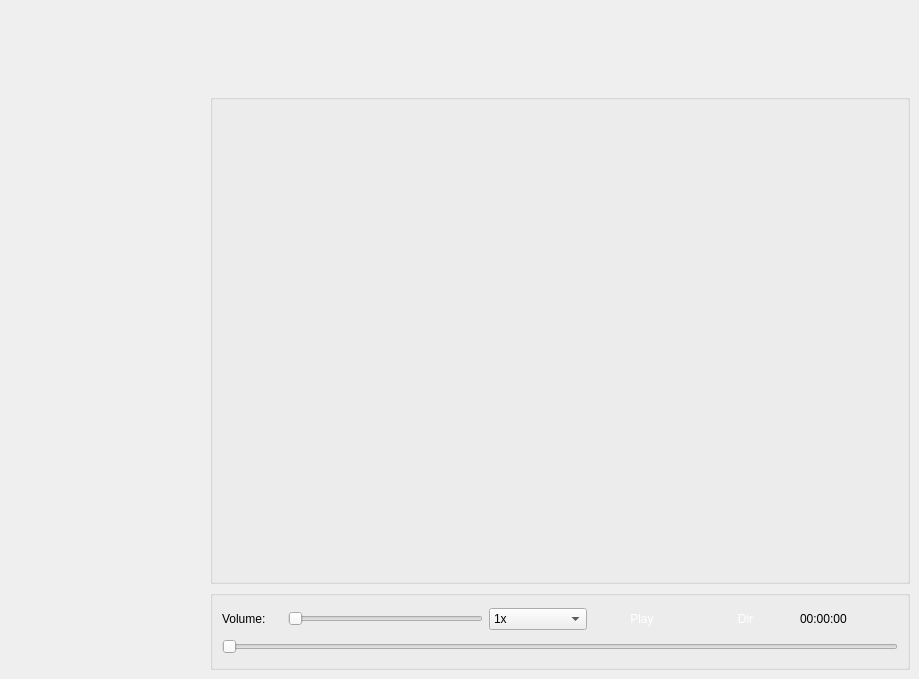
     <widget class="QWidget" name="tab_3">
      <attribute name="title">
       <string>MyPlayer</string>
      </attribute>
      <widget class="QGroupBox" name="groupBox_11">
       <property name="geometry">
        <rect>
         <x>210</x>
         <y>590</y>
         <width>700</width>
         <height>80</height>
        </rect>
       </property>
       <property name="maximumSize">
        <size>
         <width>16777215</width>
         <height>80</height>
        </size>
       </property>
       <property name="styleSheet">
        <string notr="true">background-image: url(:/images/Empty.png);</string>
       </property>
       <property name="title">
        <string/>
       </property>
       <layout class="QGridLayout" name="gridLayout">
        <item row="0" column="4">
         <widget class="QPushButton" name="play_2">
          <property name="styleSheet">
           <string notr="true">QPushButton

{
  
  border-radius: 10px;

background-color: qlineargradient(spread:pad, x1:0.613065, y1:0.511, x2:0.969, y2:0, stop:0.18593 rgba((170, 85, 255);), stop:0.959799 rgba(0, 0, 0, 161));
	
color:rgb(255, 255, 255);

}

QPushButton:hover,QPushButton:hover
{
    border: 4px solid QLinearGradient( x1: 2, y1: 2, x2: 2, y2: 3, stop: 0 #08E8DE , stop: 3 #d7801a);
}</string>
          </property>
          <property name="text">
           <string>Play</string>
          </property>
          <property name="icon">
           <iconset>
            <normaloff>:/new/prefix1/Icons/022-video.png</normaloff>:/new/prefix1/Icons/022-video.png</iconset>
          </property>
         </widget>
        </item>
        <item row="0" column="5">
         <widget class="QPushButton" name="directory">
          <property name="styleSheet">
           <string notr="true">QPushButton

{
  
  border-radius: 10px;

background-color: qlineargradient(spread:pad, x1:0.613065, y1:0.511, x2:0.969, y2:0, stop:0.18593 rgba((170, 85, 255);), stop:0.959799 rgba(0, 0, 0, 161));
	
color:rgb(255, 255, 255);

}

QPushButton:hover,QPushButton:hover
{
    border: 4px solid QLinearGradient( x1: 2, y1: 2, x2: 2, y2: 3, stop: 0 #08E8DE , stop: 3 #d7801a);
}</string>
          </property>
          <property name="text">
           <string>Dir</string>
          </property>
          <property name="icon">
           <iconset>
            <normaloff>:/new/prefix1/Icons/015-folder.png</normaloff>:/new/prefix1/Icons/015-folder.png</iconset>
          </property>
         </widget>
        </item>
        <item row="0" column="3">
         <widget class="QComboBox" name="comboBox_3">
          <item>
           <property name="text">
            <string>1x</string>
           </property>
          </item>
          <item>
           <property name="text">
            <string>0.5x</string>
           </property>
          </item>
          <item>
           <property name="text">
            <string>2x</string>
           </property>
          </item>
         </widget>
        </item>
        <item row="0" column="1" colspan="2">
         <widget class="QSlider" name="horizontalSlider_2">
          <property name="maximumSize">
           <size>
            <width>35645</width>
            <height>16777215</height>
           </size>
          </property>
          <property name="orientation">
           <enum>Qt::Horizontal</enum>
          </property>
         </widget>
        </item>
        <item row="0" column="6">
         <widget class="QLabel" name="endTime">
          <property name="text">
           <string>00:00:00</string>
          </property>
         </widget>
        </item>
        <item row="0" column="0">
         <widget class="QLabel" name="volume_2">
          <property name="maximumSize">
           <size>
            <width>60</width>
            <height>16777215</height>
           </size>
          </property>
          <property name="text">
           <string>Volume:</string>
          </property>
         </widget>
        </item>
        <item row="1" column="0" colspan="7">
         <widget class="QSlider" name="horizontalSlider">
          <property name="autoFillBackground">
           <bool>false</bool>
          </property>
          <property name="inputMethodHints">
           <set>Qt::ImhNone</set>
          </property>
          <property name="orientation">
           <enum>Qt::Horizontal</enum>
          </property>
          <property name="invertedAppearance">
           <bool>false</bool>
          </property>
          <property name="invertedControls">
           <bool>false</bool>
          </property>
          <property name="tickPosition">
           <enum>QSlider::NoTicks</enum>
          </property>
         </widget>
        </item>
       </layout>
      </widget>
      <widget class="QGroupBox" name="groupBox_12">
       <property name="geometry">
        <rect>
         <x>210</x>
         <y>94</y>
         <width>700</width>
         <height>490</height>
        </rect>
       </property>
       <property name="minimumSize">
        <size>
         <width>0</width>
         <height>0</height>
        </size>
       </property>
       <property name="title">
        <string/>
       </property>
      </widget>
     </widget>
